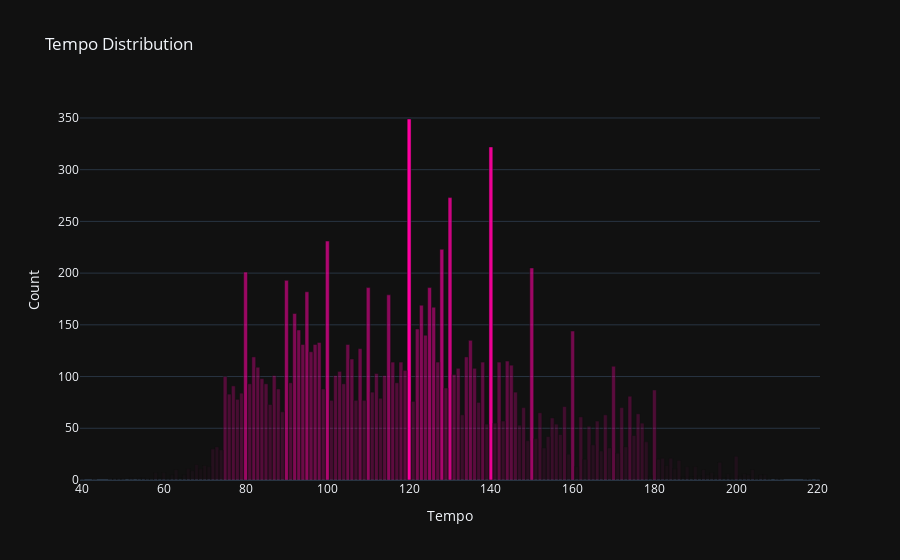

This figure's notebook cell:
### Code cell
tempo_hist(US_2022_audio)

### Figure 1 — Plotly figure (JSON) as saved in the notebook; plotly's stock layout.template omitted (floating-point values rounded to 4 significant figures; data arrays with more than 128 entries replaced by an {"elided": "..."} marker saying what was removed)
{"data": [{"marker": {"color": {"elided": "167 str values"}}, "type": "bar", "x": {"elided": "167 int values"}, "y": {"elided": "167 int values"}}], "layout": {"bargap": 0.05, "title": {"text": "Tempo Distribution"}, "xaxis": {"title": {"text": "Tempo"}}, "yaxis": {"title": {"text": "Count"}}}}
